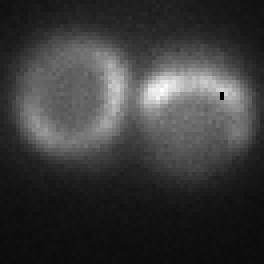
%> input picture src/matlab/GeodesicFilter/EzrA300_img_000000029_Channel2_000-1-t.tif, 66 x 66 px (shown 4 times larger)
$ octave Geodesic_filter_scripts.m   (GNU Octave 9; MATLAB toolbox functions it lacks are replaced by stand-ins)
%> lines starting %> are read from the running program, lines starting %| are printed output that depends on the picture
### src/matlab/GeodesicFilter/geodesic_filter.m
function [dist_o,window_o,prev_o,filtered] = geodesic_filter(img, point,W, alpha, sigma)
% GEODESIC_FILTER implements geodesic filtering (based on Dijkstra's shortest path algorithm)
%   Input: img - grayscale image (2D double, any size)
%         W - window size (odd number, default 11)
%         alpha - gray difference weight (default 1)
%         sigma - standard deviation of Gaussian kernel (default 10)
%   Output: filtered - filtered image

    if nargin < 5, sigma = 2; end
    if nargin < 4, alpha = 10; end
    if nargin < 3, W = 7; end
    if nargin < 2, point = floor(size(img)/2); end
    if mod(W,2)==0, error('The window size W must be an odd number'); end
    if sigma<=0, error('sigma>0'); end
    if alpha<=0, error('alpha>0'); end

    % Symmetric Padding
    half = floor(W/2);
    padded = padarray(img, [half half], 'symmetric');
    filtered = zeros(size(img));

    offsets = [-1,-1; -1,0; -1,1; 0,-1; 0,1; 1,-1; 1,0; 1,1]; % 8 directions
    Eu_spatial_dists = sqrt(sum(offsets.^2, 2));%Pre-computed Euclidean distance

    %Flatten the window into a vector, with node numbers 1.. W^2
    Nnodes = W*W;
    prev_o = zeros(Nnodes, 1);
    window_o=zeros(Nnodes,1);
    dist_o=zeros(Nnodes,1);
    %Traverse each pixel (only processing the original image area)
    for i = 1:size(img,1)
        for j = 1:size(img,2)
            %The starting index of the current window in filling the image
            r0 = i + half;
            c0 = j + half;
            %Extract window (W x W)
            window = padded(r0-half:r0+half, c0-half:c0+half);

            %1.Calculate the geodesic distance from all pixels within the calculation window to the central pixel.  ----------

            %The index of the central pixel in the flattened image (MATLAB:Column-Major)
            center_idx = (half+1) + (half)*W;
            %Initialization distance
            dist = inf(Nnodes, 1);
            dist(center_idx) = 0;
            visited = false(Nnodes, 1);
            prev = zeros(Nnodes, 1);
            %Priority Queue (Simple implementation using an array and linear search)
            Q = center_idx;

            %Calculate the row and column coordinates (within the window) for each node in advance
            [rows, cols] = ndgrid(1:W, 1:W);
            rows = rows(:); cols = cols(:);%3x3:(1,1),(2,1),(3,1),(1,2),(2,2),(3,2),(1,3),(2,3),(3,3)

            while ~isempty(Q)
                %Select the node with the smallest distance
                [~, idx] = min(dist(Q));
                u = Q(idx);
                Q(idx) = [];
                if visited(u), continue; end
                visited(u) = true;
                %The row and column of the current node
                ur = rows(u); uc = cols(u);
                %Check 8 adjacent areas
                for k = 1:size(offsets,1)
                    vr = ur + offsets(k,1);
                    vc = uc + offsets(k,2);
                    %Boundary Check
                    if vr < 1 || vr > W || vc < 1 || vc > W
                        continue;
                    end
                    %Column-Major
                    v = (vc-1)*W + vr;
                    if visited(v)
                        continue;
                    end
                    %Calculate edge weights
                    intensity_diff = window(ur,uc) - window(vr,vc);
                    w = sqrt(Eu_spatial_dists(k)^2 + alpha^2 * intensity_diff^2);
                    %update geodesic distance
                    new_dist = dist(u) + w;
                    if new_dist < dist(v)
                        dist(v) = new_dist;
                        prev(v) = u;
                        %If v is not in Q, then add it.
                        if ~any(Q == v)
                            Q = [Q; v];
                        end
                    end
                end
            end
            if i==point(1)&&j==point(2)
                prev_o=prev;
                window_o=window;
                dist_o=dist;end
            %"dist" represents the geodesic distance.
            %2.Calculate the Gaussian weights and perform weighted averaging  ----------
            weights = exp(-dist.^2 / (2*sigma^2));%The smaller the sigma value is, the smaller the weight corresponding to the large distance will be.
            %normalization
            weights = weights / sum(weights);
            %weighted average
            filtered(i,j) = sum(weights .* window(:));
        end
    end
end

### src/matlab/GeodesicFilter/plot_geodesic.m
function plot_geodesic(window, prev_vec, dist_vec, points)
% PLOT_GEODESIC 可视化窗口内测地线距离与最短路径
% 输入:
%   window   - W x W 二维窗口灰度图 (与geodesic_filter2输出的window_o一致)
%   prev_vec - W^2 x 1 列优先展平的前驱索引向量 (1-based, 中心点值为0)
%   dist_vec - W^2 x 1 列优先展平的测地线距离向量
%   points   - N x 2 待绘制的点坐标矩阵, 每行格式为 [x, y]
%              x: 列号, y: 行号, 与图像坐标系一致

    % ========== 参数校验与预处理 ==========
    W = size(window, 1);
    if size(window, 2) ~= W
        error('window必须是方阵');
    end
    if length(prev_vec) ~= W*W || length(dist_vec) ~= W*W
        error('prev_vec与dist_vec长度必须等于W^2');
    end

    % 向量重塑为方阵 (列优先, 与Matlab reshape行为完全一致)
    dist_mat = reshape(dist_vec, W, W);

    N_points = size(points, 1);
    % 生成差异化颜色集
    line_colors = lines(N_points);

    half = (W - 1) / 2;
    center_r = half + 1; % 中心点行号
    center_c = half + 1; % 中心点列号

    % ========== 图1: 测地线距离热力图 + 格点数值标注 ==========
    figure('Name', '测地线距离热力图');
    imagesc(dist_mat);

    % ===== 修改点：使用金色→紫色渐变 =====
    n_colors = 256;
    gold = [1, 0.84, 0];      % 金色 RGB（距离短）
    purple = [0.5, 0, 0.5];   % 紫色 RGB（距离长）
    custom_cmap = [linspace(gold(1), purple(1), n_colors)', ...
                   linspace(gold(2), purple(2), n_colors)', ...
                   linspace(gold(3), purple(3), n_colors)'];
    colormap(custom_cmap);
    % ===================================

    colorbar;
    title('The distance of the geodesic and weights inside the window)');
    hold on;

    % 每个像素格标注距离值
    for r = 1 : W
        for c = 1 : W
            text(c, r, sprintf('%.2f', dist_mat(r,c)), ...
                'HorizontalAlignment', 'center', ...
                'VerticalAlignment', 'middle', ...
                'Color', 'white', ...
                'FontSize', 8, ...
                'FontWeight', 'bold');
        end
    end

    axis equal tight;
    set(gca, 'YDir', 'reverse'); % 对齐图像坐标系: 行1在顶部
    xlabel('Col (x)');
    ylabel('Row (y)');
    hold off;

    % ========== 图2: 窗口灰度图 + 多点测地线路径 ==========
    figure('Name', '测地线路径','Position',[100,100,900,900]);
    imagesc(window);
    colormap(gray);
    title('The geodesic path within the window (center point → each target point)');
    hold on;

    % 标记中心点
    plot(center_c, center_r, 'ro', 'MarkerSize', 10, 'LineWidth', 2);
    text(center_c + 0.3, center_r, 'center', ...
        'Color', 'red', 'FontWeight', 'bold', 'FontSize', 10);

    % 逐个点回溯并绘制路径
    for i = 1 : N_points
        x = points(i, 1); % 输入x = 列号
        y = points(i, 2); % 输入y = 行号

        % 边界校验
        if x < 1 || x > W || y < 1 || y > W
            warning('点(%d,%d)超出窗口范围, 已跳过', x, y);
            continue;
        end

        % ---- 回溯前驱链条: 从目标点追溯到中心点 ----
        path = []; % 每行存储 [行号, 列号]
        current_idx = (x - 1) * W + y; % 列优先1-based索引

        while current_idx ~= 0
            % 索引转行号、列号
            r = mod(current_idx - 1, W) + 1;
            c = floor((current_idx - 1) / W) + 1;
            path = [path; r, c];
            current_idx = prev_vec(current_idx);
        end

        % ---- 绘制折线路径 ----
        plot(path(:,2), path(:,1), '.-', ...
            'Color', line_colors(i,:), ...
            'LineWidth', 2, ...
            'MarkerSize', 12);

        % ---- 标注该点的测地线距离 ----
        point_dist = dist_vec( (x-1)*W + y );
        text(x , y+ 0.3, sprintf('d=%.2f', point_dist), ...
            'Color', line_colors(i,:), ...
            'FontSize', 10, ...
            'FontWeight', 'bold');

        % 标记目标点
        plot(x, y, 's', 'Color', line_colors(i,:), ...
            'MarkerSize', 8, 'LineWidth', 1.5);
    end

    hold off;
end

### src/matlab/GeodesicFilter/Geodesic_filter_scripts.m

clear
clc
img=imread('EzrA300_img_000000029_Channel2_000-1-t.tif');
%> img is the input picture: size 66x66 uint16; min 0, max 2802, mean 645.3
% img=imread('raw_htv_p-0030.tif');
f=img;%接受任何类型的输入并在处理前统一变为double且仅最大值归一化为1,最小值不要求归为0.
f = double(f);
record_max = max(f(:));
%> record_max = 2802
f=f./record_max;%记录最大值

%%
W=7;
alpha=10;
sigma=1;
[dist,window,prev,filtered] = geodesic_filter(f,[24,57], W, alpha, sigma);
%> in geodesic_filter, `padded = padarray(img, [half half], 'symmetric');`:
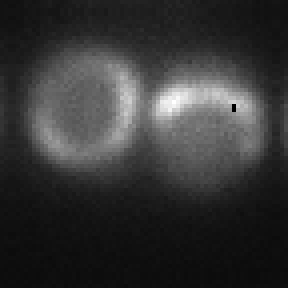
%> padded: size 72x72 double (shown 4 times larger); min 0, max 1, mean 0.209
%> after the loop in geodesic_filter, `for i = 1:size(img,1)`: dist = 49 values, max 4.25 at index 7, min 0 at index 25, mean 2.76; dist_o = 49 values, max 8.07 at index 19, min 0 at index 25, mean 3.69; prev = 49 values, max 41 at index 48, min 0 at index 25, mean 24.55; prev_o = 49 values, max 41 at index 42, min 0 at index 25, mean 25.08; visited = 49 logical values, 49 true; window_o = [0.745 0.652 0.632 0.613 0.562 0.559 0.472; 0.757 0.729 0.724 0.657 0.676 0.588 0.529; 0.708 0.802 0.818 0.768 0.742 0.654 0.607; 0.663 0.655 0 0.794 0.688 0.735 0.636; 0.567 0.592 0 0.69 0.712 0.678 0.632; 0.495 0.544 0.565 0.62 0.639 0.626 0.591; 0.462 0.482 0.526 0.545 0.579 0.585 0.569]
%> dist has the same summary as dist_o in geodesic_filter; window has the same summary as window_o in geodesic_filter; prev has the same summary as prev_o in geodesic_filter

o=uint16(filtered*record_max);
imwrite(o,'EzrA300_img_000000029_Channel2_000-1-t_w7a10s1_revised2.tif')
% imwrite(uint16(window*record_max),'EzrA300_img_000000029_Channel2_000-1-t_w7a10s1_revised2window.tif')
imwrite(window,'EzrA300_img_000000029_Channel2_000-1-t_w7a10s1_revised2window.tif')
imwrite(reshape(prev,[7,7]),'EzrA300_img_000000029_Channel2_000-1-t_w7a10s1_revised2window_prev.tif')

%%

% dist_o=reshape(dist,[W,W]);
points = [2,5; 7,7; 1,4;4,1;7,1];
weights = exp(-dist.^2 / (2*sigma^2));
%> weights = 49 values, max 1 at index 25, min 7.47e-15 at index 19, mean 0.0722
weights = weights / sum(weights);
%> weights = 49 values, max 0.283 at index 25, min 2.11e-15 at index 19, mean 0.0204
plot_geodesic(window, prev, dist, points);
%> in plot_geodesic, `dist_mat = reshape(dist_vec, W, W);`: dist_mat = [4.53 4.1 3.87 3.62 4.22 4.54 5.43; 3.93 3.1 2.51 2.52 2.71 3.6 4.73; 3.82 2.45 1.43 1.03 1.51 2.84 3.94; 4.43 3.6 8 0 1.46 2.57 3.97; 5.26 4.77 8.07 1.44 1.64 2.69 3.79; 5.46 4.35 3.33 2.66 2.87 3.29 4.35; 5.99 4.97 4.36 3.92 4.04 4.37 4.82]
%> in plot_geodesic, `ylabel('Row (y)');`:
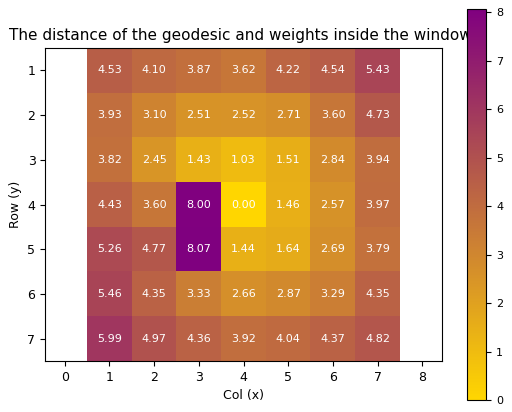
%> figure redrawn from the program's plot data
%> the loop in plot_geodesic, `for i = 1 : N_points` made 5 passes
%> point_dist on passes 1 to 5: 4.77, 4.82, 4.43, 3.62, 5.43
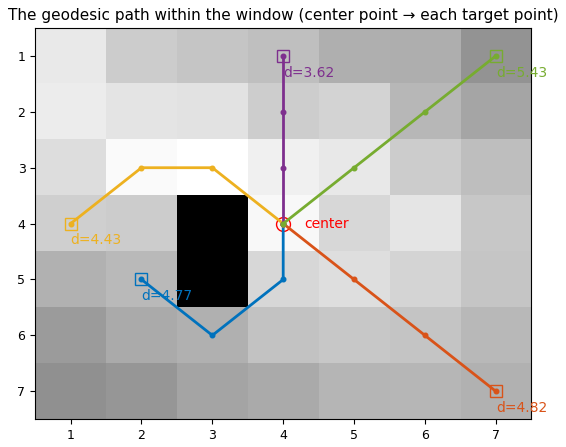
%> figure redrawn from the program's plot data
plot_geodesic(window, prev, weights, points);
%> call 2 of plot_geodesic, with points = [2 5; 7 7; 1 4; 4 1; 7 1]
%> in plot_geodesic (call 2), `dist_mat = reshape(dist_vec, W, W);`: dist_mat = [1.01e-05 6.33e-05 0.000158 0.000406 3.78e-05 9.38e-06 1.13e-07; 0.000125 0.0023 0.012 0.0117 0.00722 0.000433 3.91e-06; 0.000193 0.0142 0.101 0.166 0.091 0.00503 0.000119; 1.54e-05 0.00044 3.48e-15 0.283 0.0974 0.0105 0.000106; 2.77e-07 3.23e-06 2.11e-15 0.0996 0.0743 0.00756 0.000215; 9.31e-08 2.16e-05 0.0011 0.00816 0.00454 0.00127 2.2e-05; 4.65e-09 1.21e-06 2.07e-05 0.000132 8.13e-05 2e-05 2.59e-06]
%> in plot_geodesic (call 2), `ylabel('Row (y)');`:
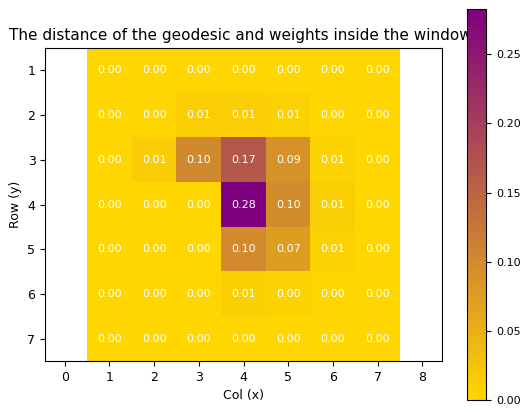
%> figure redrawn from the program's plot data
%> the loop in plot_geodesic (call 2), `for i = 1 : N_points` made 5 passes
%> point_dist on passes 1 to 5: 3.23e-06, 2.59e-06, 1.54e-05, 0.000406, 1.13e-07
%%
